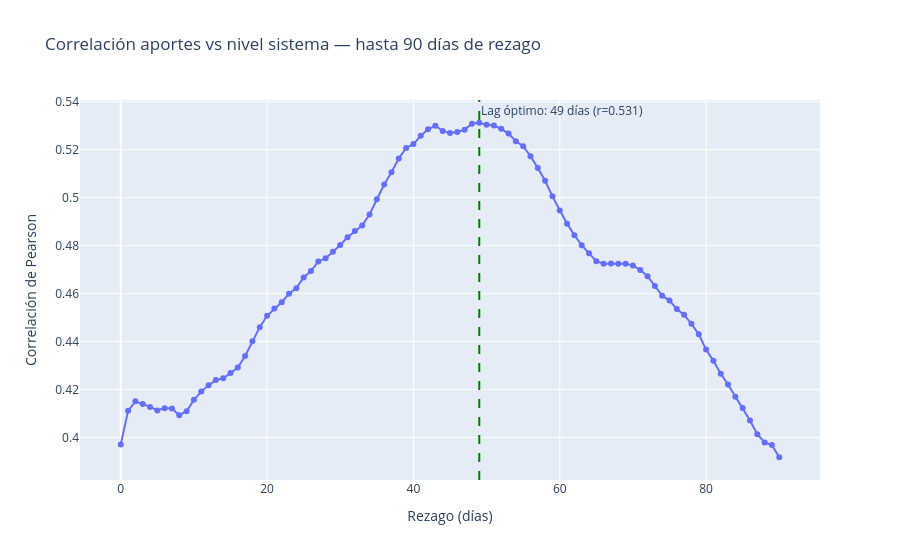

The code cell stored with this chart in its notebook:
### Code cell
lags_ext = range(0, 91)
correlaciones_ext = []

for lag in lags_ext:
    df_lag = df_hidrico.copy()
    df_lag["aportes_lag"] = df_lag["aportes_gwh"].shift(lag)
    corr = df_lag[["aportes_lag", "pct_sistema"]].corr().loc["aportes_lag", "pct_sistema"]
    correlaciones_ext.append({"lag_dias": lag, "correlacion": corr})

df_corr_ext = pd.DataFrame(correlaciones_ext)

fig = px.line(
    df_corr_ext,
    x="lag_dias",
    y="correlacion",
    title="Correlación aportes vs nivel sistema — hasta 90 días de rezago",
    labels={"lag_dias": "Rezago (días)", "correlacion": "Correlación de Pearson"},
    markers=True,
)

lag_optimo_ext = df_corr_ext.loc[df_corr_ext["correlacion"].idxmax(), "lag_dias"]
corr_max_ext = df_corr_ext["correlacion"].max()

fig.add_vline(
    x=lag_optimo_ext, line_dash="dash", line_color="green",
    annotation_text=f"Lag óptimo: {lag_optimo_ext} días (r={corr_max_ext:.3f})",
    annotation_position="top right",
)

fig.update_layout(hovermode="x unified")
fig.show()

print(f"Lag óptimo extendido: {lag_optimo_ext} días, r={corr_max_ext:.3f}")

### Figure 1 — Plotly figure (JSON) as saved in the notebook; plotly's stock layout.template omitted (floating-point values rounded to 4 significant figures)
{"data": [{"hovertemplate": "Rezago (días)=%{x}<br>Correlación de Pearson=%{y}<extra></extra>", "legendgroup": "", "line": {"color": "#636efa", "dash": "solid"}, "marker": {"symbol": "circle"}, "mode": "lines+markers", "name": "", "orientation": "v", "showlegend": false, "type": "scatter", "x": [0, 1, 2, 3, 4, 5, 6, 7, 8, 9, 10, 11, 12, 13, 14, 15, 16, 17, 18, 19, 20, 21, 22, 23, 24, 25, 26, 27, 28, 29, 30, 31, 32, 33, 34, 35, 36, 37, 38, 39, 40, 41, 42, 43, 44, 45, 46, 47, 48, 49, 50, 51, 52, 53, 54, 55, 56, 57, 58, 59, 60, 61, 62, 63, 64, 65, 66, 67, 68, 69, 70, 71, 72, 73, 74, 75, 76, 77, 78, 79, 80, 81, 82, 83, 84, 85, 86, 87, 88, 89, 90], "xaxis": "x", "y": [0.3971, 0.4111, 0.4151, 0.414, 0.4128, 0.4113, 0.4123, 0.4121, 0.4093, 0.411, 0.4157, 0.4192, 0.4218, 0.424, 0.4247, 0.4269, 0.4292, 0.434, 0.4401, 0.446, 0.4507, 0.4538, 0.4564, 0.46, 0.4623, 0.4667, 0.4694, 0.4734, 0.4748, 0.4774, 0.4802, 0.4835, 0.486, 0.4884, 0.493, 0.4993, 0.5055, 0.5106, 0.5163, 0.5207, 0.5223, 0.5257, 0.5285, 0.5299, 0.5278, 0.527, 0.5274, 0.5283, 0.5308, 0.5312, 0.5303, 0.53, 0.5287, 0.5267, 0.5235, 0.5214, 0.5173, 0.5123, 0.507, 0.5005, 0.4946, 0.4891, 0.4844, 0.4802, 0.4768, 0.4735, 0.4724, 0.4725, 0.4724, 0.4725, 0.4717, 0.4699, 0.4673, 0.4632, 0.4591, 0.4571, 0.4536, 0.4511, 0.4474, 0.443, 0.4367, 0.432, 0.4266, 0.4221, 0.417, 0.4123, 0.4071, 0.4014, 0.398, 0.3968, 0.3918], "yaxis": "y"}], "layout": {"annotations": [{"showarrow": false, "text": "Lag óptimo: 49 días (r=0.531)", "x": 49, "xanchor": "left", "xref": "x", "y": 1, "yanchor": "top", "yref": "y domain"}], "hovermode": "x unified", "legend": {"tracegroupgap": 0}, "shapes": [{"line": {"color": "green", "dash": "dash"}, "type": "line", "x0": 49, "x1": 49, "xref": "x", "y0": 0, "y1": 1, "yref": "y domain"}], "title": {"text": "Correlación aportes vs nivel sistema — hasta 90 días de rezago"}, "xaxis": {"anchor": "y", "domain": [0, 1], "title": {"text": "Rezago (días)"}}, "yaxis": {"anchor": "x", "domain": [0, 1], "title": {"text": "Correlación de Pearson"}}}}
